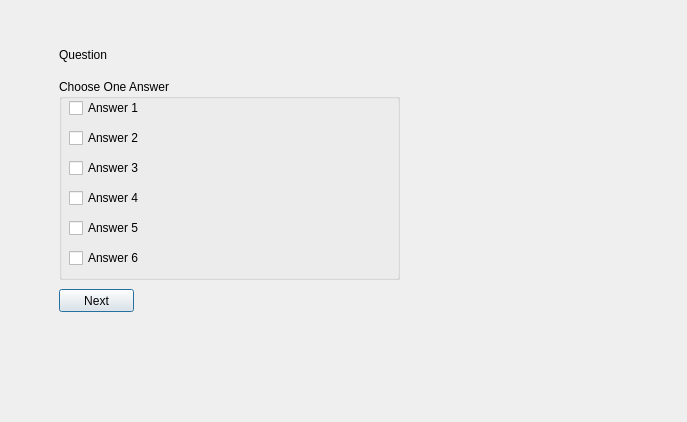
<?xml version="1.0" encoding="UTF-8"?>
<ui version="4.0">
 <class>open_question_gui</class>
 <widget class="QDialog" name="open_question_gui">
  <property name="geometry">
   <rect>
    <x>0</x>
    <y>0</y>
    <width>687</width>
    <height>422</height>
   </rect>
  </property>
  <property name="windowTitle">
   <string>Dialog</string>
  </property>
  <widget class="QWidget" name="widget" native="true">
   <property name="geometry">
    <rect>
     <x>-1</x>
     <y>-1</y>
     <width>691</width>
     <height>421</height>
    </rect>
   </property>
   <widget class="QLabel" name="quetion_txt">
    <property name="geometry">
     <rect>
      <x>60</x>
      <y>30</y>
      <width>181</width>
      <height>51</height>
     </rect>
    </property>
    <property name="text">
     <string>Question</string>
    </property>
   </widget>
   <widget class="QPushButton" name="next_btn">
    <property name="geometry">
     <rect>
      <x>60</x>
      <y>290</y>
      <width>75</width>
      <height>23</height>
     </rect>
    </property>
    <property name="text">
     <string>Next</string>
    </property>
   </widget>
   <widget class="QGroupBox" name="groupBox">
    <property name="geometry">
     <rect>
      <x>60</x>
      <y>80</y>
      <width>341</width>
      <height>201</height>
     </rect>
    </property>
    <property name="title">
     <string>Choose One Answer</string>
    </property>
    <widget class="QCheckBox" name="checkBox1">
     <property name="geometry">
      <rect>
       <x>10</x>
       <y>20</y>
       <width>83</width>
       <height>18</height>
      </rect>
     </property>
     <property name="text">
      <string>Answer 1</string>
     </property>
    </widget>
    <widget class="QCheckBox" name="checkBox_2">
     <property name="geometry">
      <rect>
       <x>10</x>
       <y>50</y>
       <width>83</width>
       <height>18</height>
      </rect>
     </property>
     <property name="text">
      <string>Answer 2</string>
     </property>
    </widget>
    <widget class="QCheckBox" name="checkBox_3">
     <property name="geometry">
      <rect>
       <x>10</x>
       <y>80</y>
       <width>83</width>
       <height>18</height>
      </rect>
     </property>
     <property name="text">
      <string>Answer 3</string>
     </property>
    </widget>
    <widget class="QCheckBox" name="checkBox_4">
     <property name="geometry">
      <rect>
       <x>10</x>
       <y>110</y>
       <width>83</width>
       <height>18</height>
      </rect>
     </property>
     <property name="text">
      <string>Answer 4</string>
     </property>
    </widget>
    <widget class="QCheckBox" name="checkBox_6">
     <property name="geometry">
      <rect>
       <x>10</x>
       <y>170</y>
       <width>83</width>
       <height>18</height>
      </rect>
     </property>
     <property name="text">
      <string>Answer 6</string>
     </property>
    </widget>
    <widget class="QCheckBox" name="checkBox_5">
     <property name="geometry">
      <rect>
       <x>10</x>
       <y>140</y>
       <width>83</width>
       <height>18</height>
      </rect>
     </property>
     <property name="text">
      <string>Answer 5</string>
     </property>
    </widget>
   </widget>
  </widget>
 </widget>
 <resources/>
 <connections/>
</ui>
